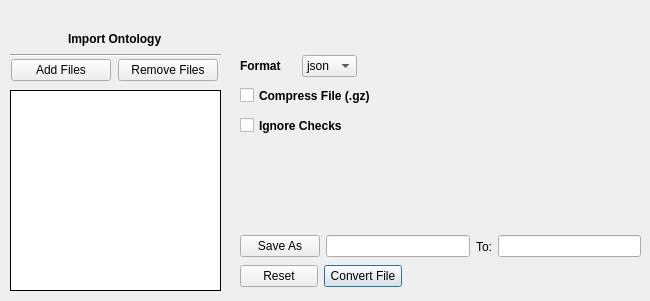
      <widget class="QWidget" name="convert">
       <attribute name="title">
        <string>Convert</string>
       </attribute>
       <widget class="QWidget" name="layoutWidget_24">
        <property name="geometry">
         <rect>
          <x>10</x>
          <y>50</y>
          <width>211</width>
          <height>41</height>
         </rect>
        </property>
        <layout class="QHBoxLayout" name="horizontalLayout_37">
         <item>
          <widget class="QPushButton" name="convertAddFile">
           <property name="sizePolicy">
            <sizepolicy hsizetype="Ignored" vsizetype="Fixed">
             <horstretch>0</horstretch>
             <verstretch>0</verstretch>
            </sizepolicy>
           </property>
           <property name="minimumSize">
            <size>
             <width>100</width>
             <height>0</height>
            </size>
           </property>
           <property name="maximumSize">
            <size>
             <width>100</width>
             <height>16777215</height>
            </size>
           </property>
           <property name="focusPolicy">
            <enum>Qt::NoFocus</enum>
           </property>
           <property name="contextMenuPolicy">
            <enum>Qt::DefaultContextMenu</enum>
           </property>
           <property name="text">
            <string>Add Files</string>
           </property>
           <property name="default">
            <bool>false</bool>
           </property>
           <property name="flat">
            <bool>false</bool>
           </property>
          </widget>
         </item>
         <item>
          <widget class="QPushButton" name="convertRemoveFile">
           <property name="sizePolicy">
            <sizepolicy hsizetype="Ignored" vsizetype="Fixed">
             <horstretch>0</horstretch>
             <verstretch>0</verstretch>
            </sizepolicy>
           </property>
           <property name="minimumSize">
            <size>
             <width>100</width>
             <height>0</height>
            </size>
           </property>
           <property name="maximumSize">
            <size>
             <width>100</width>
             <height>16777215</height>
            </size>
           </property>
           <property name="focusPolicy">
            <enum>Qt::NoFocus</enum>
           </property>
           <property name="text">
            <string>Remove Files</string>
           </property>
          </widget>
         </item>
        </layout>
       </widget>
       <widget class="QCheckBox" name="convertCompress">
        <property name="geometry">
         <rect>
          <x>240</x>
          <y>80</y>
          <width>161</width>
          <height>31</height>
         </rect>
        </property>
        <property name="font">
         <font>
          <family>Arial</family>
          <pointsize>9</pointsize>
          <bold>true</bold>
         </font>
        </property>
        <property name="focusPolicy">
         <enum>Qt::NoFocus</enum>
        </property>
        <property name="text">
         <string>Compress File (.gz)</string>
        </property>
       </widget>
       <widget class="QWidget" name="layoutWidget_25">
        <property name="geometry">
         <rect>
          <x>240</x>
          <y>230</y>
          <width>401</width>
          <height>33</height>
         </rect>
        </property>
        <layout class="QHBoxLayout" name="horizontalLayout_38">
         <item>
          <widget class="QPushButton" name="convertSaveAs">
           <property name="focusPolicy">
            <enum>Qt::NoFocus</enum>
           </property>
           <property name="text">
            <string>Save As</string>
           </property>
          </widget>
         </item>
         <item>
          <widget class="QLineEdit" name="convertNameSave">
           <property name="focusPolicy">
            <enum>Qt::NoFocus</enum>
           </property>
           <property name="text">
            <string/>
           </property>
           <property name="alignment">
            <set>Qt::AlignLeading|Qt::AlignLeft|Qt::AlignVCenter</set>
           </property>
           <property name="dragEnabled">
            <bool>false</bool>
           </property>
           <property name="placeholderText">
            <string/>
           </property>
           <property name="clearButtonEnabled">
            <bool>false</bool>
           </property>
          </widget>
         </item>
         <item>
          <widget class="QLabel" name="label_17">
           <property name="text">
            <string>To:</string>
           </property>
           <property name="alignment">
            <set>Qt::AlignCenter</set>
           </property>
          </widget>
         </item>
         <item>
          <widget class="QLineEdit" name="convertSavePath">
           <property name="focusPolicy">
            <enum>Qt::NoFocus</enum>
           </property>
          </widget>
         </item>
        </layout>
       </widget>
       <widget class="QListWidget" name="convertFileNames">
        <property name="geometry">
         <rect>
          <x>10</x>
          <y>90</y>
          <width>211</width>
          <height>201</height>
         </rect>
        </property>
        <property name="focusPolicy">
         <enum>Qt::ClickFocus</enum>
        </property>
        <property name="frameShape">
         <enum>QFrame::Box</enum>
        </property>
        <property name="frameShadow">
         <enum>QFrame::Plain</enum>
        </property>
       </widget>
       <widget class="QWidget" name="layoutWidget_26">
        <property name="geometry">
         <rect>
          <x>240</x>
          <y>260</y>
          <width>162</width>
          <height>32</height>
         </rect>
        </property>
        <layout class="QHBoxLayout" name="horizontalLayout_39">
         <item>
          <widget class="QPushButton" name="convertReset">
           <property name="sizePolicy">
            <sizepolicy hsizetype="Expanding" vsizetype="Fixed">
             <horstretch>0</horstretch>
             <verstretch>0</verstretch>
            </sizepolicy>
           </property>
           <property name="maximumSize">
            <size>
             <width>150</width>
             <height>16777215</height>
            </size>
           </property>
           <property name="focusPolicy">
            <enum>Qt::NoFocus</enum>
           </property>
           <property name="text">
            <string>Reset</string>
           </property>
          </widget>
         </item>
         <item>
          <widget class="QPushButton" name="convertButton">
           <property name="sizePolicy">
            <sizepolicy hsizetype="Expanding" vsizetype="Fixed">
             <horstretch>0</horstretch>
             <verstretch>0</verstretch>
            </sizepolicy>
           </property>
           <property name="minimumSize">
            <size>
             <width>0</width>
             <height>0</height>
            </size>
           </property>
           <property name="maximumSize">
            <size>
             <width>150</width>
             <height>16777215</height>
            </size>
           </property>
           <property name="focusPolicy">
            <enum>Qt::NoFocus</enum>
           </property>
           <property name="autoFillBackground">
            <bool>false</bool>
           </property>
           <property name="text">
            <string>Convert File</string>
           </property>
           <property name="autoDefault">
            <bool>false</bool>
           </property>
           <property name="default">
            <bool>true</bool>
           </property>
           <property name="flat">
            <bool>false</bool>
           </property>
          </widget>
         </item>
        </layout>
       </widget>
       <widget class="QCheckBox" name="convertIgnoreChecks">
        <property name="geometry">
         <rect>
          <x>240</x>
          <y>110</y>
          <width>161</width>
          <height>31</height>
         </rect>
        </property>
        <property name="font">
         <font>
          <family>Arial</family>
          <pointsize>9</pointsize>
          <bold>true</bold>
         </font>
        </property>
        <property name="focusPolicy">
         <enum>Qt::NoFocus</enum>
        </property>
        <property name="text">
         <string>Ignore Checks</string>
        </property>
       </widget>
       <widget class="QWidget" name="layoutWidget">
        <property name="geometry">
         <rect>
          <x>240</x>
          <y>50</y>
          <width>117</width>
          <height>32</height>
         </rect>
        </property>
        <layout class="QHBoxLayout" name="horizontalLayout_40">
         <item>
          <widget class="QLabel" name="label_18">
           <property name="font">
            <font>
             <family>Arial</family>
             <pointsize>9</pointsize>
             <bold>true</bold>
            </font>
           </property>
           <property name="text">
            <string>Format</string>
           </property>
          </widget>
         </item>
         <item>
          <widget class="QComboBox" name="convertFormat">
           <property name="focusPolicy">
            <enum>Qt::NoFocus</enum>
           </property>
           <item>
            <property name="text">
             <string>json</string>
            </property>
           </item>
           <item>
            <property name="text">
             <string>obo</string>
            </property>
           </item>
           <item>
            <property name="text">
             <string>ofn</string>
            </property>
           </item>
           <item>
            <property name="text">
             <string>omn</string>
            </property>
           </item>
           <item>
            <property name="text">
             <string>owl</string>
            </property>
           </item>
           <item>
            <property name="text">
             <string>owx</string>
            </property>
           </item>
           <item>
            <property name="text">
             <string>ttl</string>
            </property>
           </item>
          </widget>
         </item>
        </layout>
       </widget>
       <widget class="QWidget" name="">
        <property name="geometry">
         <rect>
          <x>10</x>
          <y>30</y>
          <width>211</width>
          <height>27</height>
         </rect>
        </property>
        <layout class="QVBoxLayout" name="verticalLayout_8">
         <item alignment="Qt::AlignHCenter">
          <widget class="QLabel" name="label_78">
           <property name="font">
            <font>
             <family>Arial</family>
             <pointsize>9</pointsize>
             <bold>true</bold>
            </font>
           </property>
           <property name="text">
            <string>Import Ontology</string>
           </property>
          </widget>
         </item>
         <item>
          <widget class="Line" name="line_16">
           <property name="orientation">
            <enum>Qt::Horizontal</enum>
           </property>
          </widget>
         </item>
        </layout>
       </widget>
      </widget>
